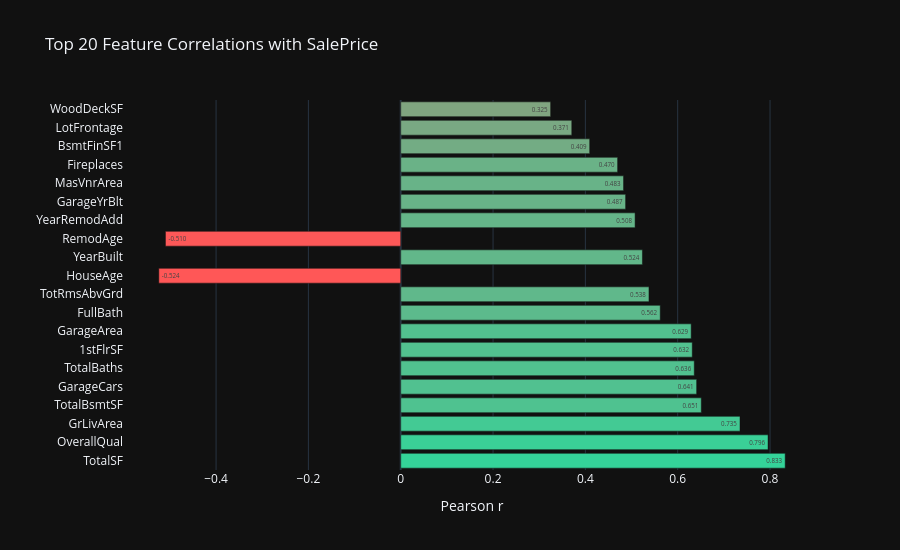

Write notebook code for a chart like this one.
### Markdown cell above
### **3.7 Correlation Analysis**

`HouseAge` and `YearBuilt` show identical absolute correlations (+-0.524) with opposite
signs - they are mathematically the same variable (`HouseAge = YrSold - YearBuilt`).
Keeping both introduces perfect collinearity (r = -1.0). The pipeline drops `YearBuilt`
and keeps `HouseAge` - same information, more interpretable scale.

### Code cell
num_for_corr = [
    c for c in df.columns
    if pd.api.types.is_numeric_dtype(df[c]) and c not in TARGETS and c != "Id"
]

corr = df[num_for_corr + [TARGET]].corr()[TARGET].drop(TARGET)
corr_top = corr.reindex(corr.abs().sort_values(ascending=False).head(20).index)

fig = px.bar(
    corr_top.reset_index(),
    x=TARGET,
    y="index",
    orientation="h",
    title="Top 20 Feature Correlations with SalePrice",
    labels={TARGET: "Pearson r", "index": ""},
    color=TARGET,
    color_continuous_scale=["#ff5757", "#34d399"],
    text_auto=".3f",
)
fig.update_layout(height=550, coloraxis_showscale=False)
fig.show()

### Figure 1 — Plotly figure (JSON) as saved in the notebook; plotly's stock layout.template omitted (floating-point values rounded to 4 significant figures)
{"data": [{"hovertemplate": "Pearson r=%{marker.color}<br>=%{y}<extra></extra>", "legendgroup": "", "marker": {"color": [0.8329, 0.7958, 0.735, 0.6512, 0.641, 0.6359, 0.6315, 0.6292, 0.5622, 0.5378, -0.5241, 0.5236, -0.5097, 0.5077, 0.4872, 0.4827, 0.4699, 0.4094, 0.3706, 0.3248], "coloraxis": "coloraxis", "pattern": {"shape": ""}}, "name": "", "orientation": "h", "showlegend": false, "textposition": "auto", "texttemplate": "%{x:.3f}", "type": "bar", "x": [0.8329, 0.7958, 0.735, 0.6512, 0.641, 0.6359, 0.6315, 0.6292, 0.5622, 0.5378, -0.5241, 0.5236, -0.5097, 0.5077, 0.4872, 0.4827, 0.4699, 0.4094, 0.3706, 0.3248], "xaxis": "x", "y": ["TotalSF", "OverallQual", "GrLivArea", "TotalBsmtSF", "GarageCars", "TotalBaths", "1stFlrSF", "GarageArea", "FullBath", "TotRmsAbvGrd", "HouseAge", "YearBuilt", "RemodAge", "YearRemodAdd", "GarageYrBlt", "MasVnrArea", "Fireplaces", "BsmtFinSF1", "LotFrontage", "WoodDeckSF"], "yaxis": "y"}], "layout": {"barmode": "relative", "coloraxis": {"autocolorscale": false, "colorbar": {"title": {"text": "Pearson r"}}, "colorscale": [[0, "#ff5757"], [1, "#34d399"]], "showscale": false}, "height": 550, "legend": {"tracegroupgap": 0}, "title": {"text": "Top 20 Feature Correlations with SalePrice"}, "xaxis": {"anchor": "y", "domain": [0, 1], "title": {"text": "Pearson r"}}, "yaxis": {"anchor": "x", "domain": [0, 1], "title": {"text": ""}}}}
